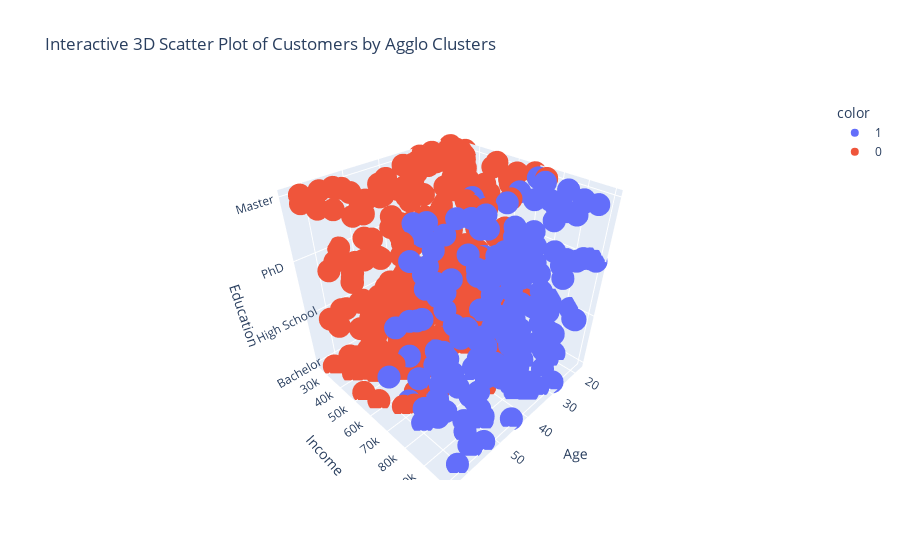

The notebook cell saved with this chart:
### Code cell
import plotly.express as px

# Define the columns for the 3D scatter plot
x_col = 'Age'
y_col = 'Income'
z_col = 'Education'

# Create an interactive 3D scatter plot using Plotly Express
fig = px.scatter_3d(df,
                    x=x_col,
                    y=y_col,
                    z=z_col,
                    color=df['Agglo_Unscaled'].astype(str), # Color points by Agglo cluster, explicitly as string for discrete colors
                    title='Interactive 3D Scatter Plot of Customers by Agglo Clusters')

fig.show()

### Figure 1 — Plotly figure (JSON) as saved in the notebook; plotly's stock layout.template omitted (floating-point values rounded to 4 significant figures; data arrays with more than 128 entries replaced by an {"elided": "..."} marker saying what was removed)
{"data": [{"hovertemplate": "color=1<br>Age=%{x}<br>Income=%{y}<br>Education=%{z}<extra></extra>", "legendgroup": "1", "marker": {"color": "#636efa", "symbol": "circle"}, "mode": "markers", "name": "1", "scene": "scene", "showlegend": true, "type": "scatter3d", "x": {"elided": "194 int values"}, "y": {"elided": "194 float values"}, "z": {"elided": "194 str values"}}, {"hovertemplate": "color=0<br>Age=%{x}<br>Income=%{y}<br>Education=%{z}<extra></extra>", "legendgroup": "0", "marker": {"color": "#EF553B", "symbol": "circle"}, "mode": "markers", "name": "0", "scene": "scene", "showlegend": true, "type": "scatter3d", "x": {"elided": "306 int values"}, "y": {"elided": "306 float values"}, "z": {"elided": "306 str values"}}], "layout": {"legend": {"title": {"text": "color"}, "tracegroupgap": 0}, "scene": {"domain": {"x": [0, 1], "y": [0, 1]}, "xaxis": {"title": {"text": "Age"}}, "yaxis": {"title": {"text": "Income"}}, "zaxis": {"title": {"text": "Education"}}}, "title": {"text": "Interactive 3D Scatter Plot of Customers by Agglo Clusters"}}}
